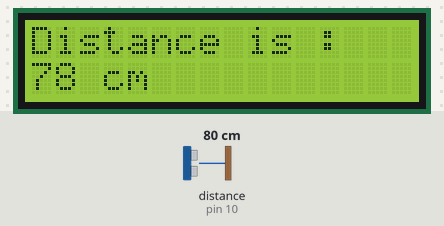
The sketch below on a simulated Arduino Uno, built with avr-gcc and run on an emulated ATmega328P. Parts: 16×2 character LCD. Wiring (inferred from the names in the program): ultrasonic range finder: trigger pin 9; echo pin 10. Inputs (shaded band) come from the test bench; at power-on: distance to the obstacle (sensor on pin 10) 80 cm. The echo pulse lasts 58.3 µs per cm; what the sketch prints to the serial monitor is not drawn.

Above: at 1.2 s.
1.3 s: distance to the obstacle (sensor on pin 10) set to 2 cm
At 2.8 s:
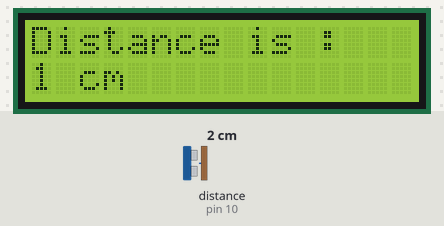
5.4 s: distance to the obstacle (sensor on pin 10) set to 4 cm
At 6.9 s:
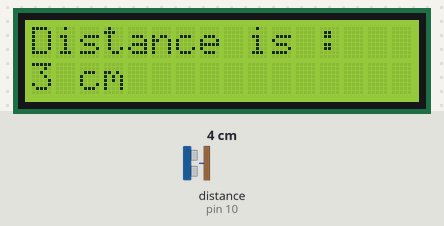
8.6 s: distance to the obstacle (sensor on pin 10) set to 9 cm
At 9.9 s:
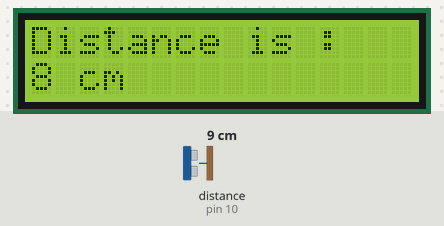
Timing chart, 0 to 11.6 s (numbered marks = the images above; inputs shaded):
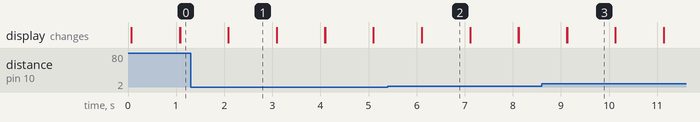

The sketch:

distance_mesaure.ino
```cpp
#include <LiquidCrystal.h>
// Define the pins for the ultrasonic sensor
const int trigPin = 9;  // Trigger pin
const int echoPin = 10; // Echo pin
// const int buzzer = 13;
const int rs = 12, en = 11, d4 = 5, d5 = 4, d6 = 3, d7 = 2;
LiquidCrystal lcd(rs, en, d4, d5, d6, d7);
void setup()
{
    Serial.begin(9600);
    pinMode(trigPin, OUTPUT);
    pinMode(echoPin, INPUT);
    // pinMode(buzzer,OUTPUT);
    lcd.begin(16, 2);
}

void loop()
{
    digitalWrite(trigPin, LOW);
    delayMicroseconds(20);
    digitalWrite(trigPin, HIGH);
    delayMicroseconds(10);
    digitalWrite(trigPin, LOW);

    // Measure the duration of the echo pulse
    long duration = pulseIn(echoPin, HIGH);

    // (speed of sound in air is approximately 343 meters per second)
    float distance_cm = duration * 0.034 / 2;

    // if(distance_cm<=50){
    //   digitalWrite(buzzer,HIGH);
    //   delay(100);
    //   digitalWrite(buzzer,LOW);
    //   delay(50);
    //   digitalWrite(buzzer,HIGH);
    //   delay(100);
    //   digitalWrite(buzzer,LOW);
    // }
    Serial.print("Distance: ");
    Serial.print(int(distance_cm));
    Serial.println(" cm");
    int d = int(distance_cm);
    lcd.setCursor(0, 0);
    lcd.print("Distance is :");
    lcd.setCursor(0, 1);
    lcd.print(d);
    lcd.print(" cm");
    delay(1000);
    lcd.clear();
    // delay(1000); // Add a delay to avoid rapid measurements
}
```

Measured:
- after the input at 1.3 s, the display: first differs from a run without the input after 0.79 s (image 1)
- after the input at 5.4 s, the display: first differs from a run without the input after 0.71 s (image 2)
- after the input at 8.6 s, the display: first differs from a run without the input after 0.53 s (image 3)
- what the display in image 1 shows lasts 1.0 s, from 2.1 s to 3.1 s
